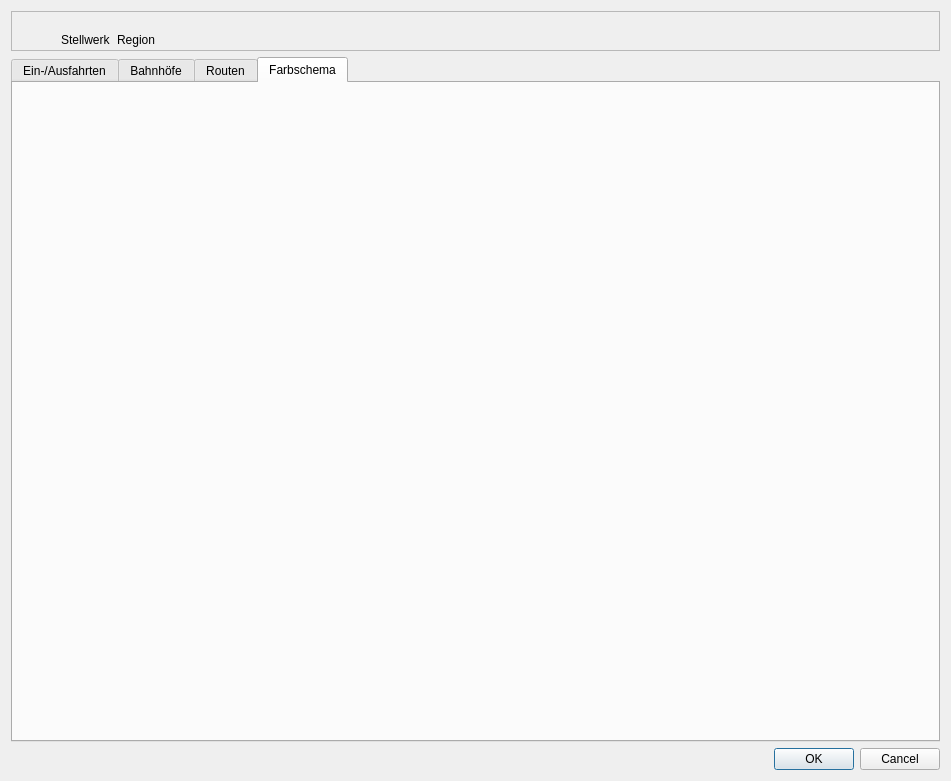
<?xml version="1.0" encoding="UTF-8"?>
<ui version="4.0">
 <class>konfig_dialog</class>
 <widget class="QDialog" name="konfig_dialog">
  <property name="geometry">
   <rect>
    <x>0</x>
    <y>0</y>
    <width>951</width>
    <height>781</height>
   </rect>
  </property>
  <property name="windowTitle">
   <string>Dialog</string>
  </property>
  <layout class="QVBoxLayout" name="verticalLayout">
   <item>
    <widget class="QFrame" name="header_frame">
     <property name="minimumSize">
      <size>
       <width>0</width>
       <height>40</height>
      </size>
     </property>
     <property name="frameShape">
      <enum>QFrame::StyledPanel</enum>
     </property>
     <property name="frameShadow">
      <enum>QFrame::Raised</enum>
     </property>
     <widget class="QWidget" name="layoutWidget">
      <property name="geometry">
       <rect>
        <x>50</x>
        <y>20</y>
        <width>106</width>
        <height>17</height>
       </rect>
      </property>
      <layout class="QHBoxLayout" name="horizontalLayout">
       <item>
        <widget class="QLabel" name="stellwerk_label">
         <property name="text">
          <string>Stellwerk</string>
         </property>
        </widget>
       </item>
       <item>
        <widget class="QLabel" name="region_label">
         <property name="text">
          <string>Region</string>
         </property>
        </widget>
       </item>
      </layout>
     </widget>
    </widget>
   </item>
   <item>
    <widget class="QTabWidget" name="tab_widget">
     <property name="currentIndex">
      <number>3</number>
     </property>
     <widget class="QWidget" name="einaus_tab">
      <attribute name="title">
       <string>Ein-/Ausfahrten</string>
      </attribute>
      <widget class="QTreeView" name="einaus_view">
       <property name="geometry">
        <rect>
         <x>20</x>
         <y>20</y>
         <width>511</width>
         <height>621</height>
        </rect>
       </property>
      </widget>
      <widget class="QPushButton" name="einaus_zusammen_button">
       <property name="geometry">
        <rect>
         <x>590</x>
         <y>30</y>
         <width>80</width>
         <height>23</height>
        </rect>
       </property>
       <property name="text">
        <string>zusammenfassen</string>
       </property>
      </widget>
      <widget class="QPushButton" name="einaus_teilen_button">
       <property name="geometry">
        <rect>
         <x>590</x>
         <y>60</y>
         <width>80</width>
         <height>23</height>
        </rect>
       </property>
       <property name="text">
        <string>aufteilen</string>
       </property>
      </widget>
      <widget class="QPushButton" name="einaus_umbenennen_button">
       <property name="geometry">
        <rect>
         <x>590</x>
         <y>90</y>
         <width>80</width>
         <height>23</height>
        </rect>
       </property>
       <property name="text">
        <string>umbenennen</string>
       </property>
      </widget>
      <widget class="QPushButton" name="einaus_rauf_button">
       <property name="geometry">
        <rect>
         <x>590</x>
         <y>120</y>
         <width>80</width>
         <height>23</height>
        </rect>
       </property>
       <property name="text">
        <string>rauf</string>
       </property>
      </widget>
      <widget class="QPushButton" name="einaus_runter_button">
       <property name="geometry">
        <rect>
         <x>590</x>
         <y>150</y>
         <width>80</width>
         <height>23</height>
        </rect>
       </property>
       <property name="text">
        <string>runter</string>
       </property>
      </widget>
     </widget>
     <widget class="QWidget" name="bahnhof_tab">
      <attribute name="title">
       <string>Bahnhöfe</string>
      </attribute>
      <widget class="QTreeView" name="bahnhof_view">
       <property name="geometry">
        <rect>
         <x>20</x>
         <y>20</y>
         <width>601</width>
         <height>611</height>
        </rect>
       </property>
      </widget>
      <widget class="QPushButton" name="bahnhof_teilen_button">
       <property name="geometry">
        <rect>
         <x>670</x>
         <y>130</y>
         <width>80</width>
         <height>23</height>
        </rect>
       </property>
       <property name="text">
        <string>aufteilen</string>
       </property>
      </widget>
      <widget class="QPushButton" name="bahnhof_zusammen_button">
       <property name="geometry">
        <rect>
         <x>670</x>
         <y>100</y>
         <width>80</width>
         <height>23</height>
        </rect>
       </property>
       <property name="text">
        <string>zusammenfassen</string>
       </property>
      </widget>
      <widget class="QPushButton" name="bahnhof_rauf_button">
       <property name="geometry">
        <rect>
         <x>670</x>
         <y>190</y>
         <width>80</width>
         <height>23</height>
        </rect>
       </property>
       <property name="text">
        <string>rauf</string>
       </property>
      </widget>
      <widget class="QPushButton" name="bahnhof_runter_button">
       <property name="geometry">
        <rect>
         <x>670</x>
         <y>220</y>
         <width>80</width>
         <height>23</height>
        </rect>
       </property>
       <property name="text">
        <string>runter</string>
       </property>
      </widget>
      <widget class="QPushButton" name="bahnhof_umbenennen_button">
       <property name="geometry">
        <rect>
         <x>670</x>
         <y>160</y>
         <width>80</width>
         <height>23</height>
        </rect>
       </property>
       <property name="text">
        <string>umbenennen</string>
       </property>
      </widget>
     </widget>
     <widget class="QWidget" name="routen_tab">
      <attribute name="title">
       <string>Routen</string>
      </attribute>
     </widget>
     <widget class="QWidget" name="farbschema_tab">
      <attribute name="title">
       <string>Farbschema</string>
      </attribute>
     </widget>
    </widget>
   </item>
   <item>
    <widget class="QDialogButtonBox" name="dialog_button_box">
     <property name="orientation">
      <enum>Qt::Horizontal</enum>
     </property>
     <property name="standardButtons">
      <set>QDialogButtonBox::Cancel|QDialogButtonBox::Ok</set>
     </property>
    </widget>
   </item>
  </layout>
 </widget>
 <resources/>
 <connections>
  <connection>
   <sender>dialog_button_box</sender>
   <signal>accepted()</signal>
   <receiver>konfig_dialog</receiver>
   <slot>accept()</slot>
   <hints>
    <hint type="sourcelabel">
     <x>248</x>
     <y>254</y>
    </hint>
    <hint type="destinationlabel">
     <x>157</x>
     <y>274</y>
    </hint>
   </hints>
  </connection>
  <connection>
   <sender>dialog_button_box</sender>
   <signal>rejected()</signal>
   <receiver>konfig_dialog</receiver>
   <slot>reject()</slot>
   <hints>
    <hint type="sourcelabel">
     <x>316</x>
     <y>260</y>
    </hint>
    <hint type="destinationlabel">
     <x>286</x>
     <y>274</y>
    </hint>
   </hints>
  </connection>
 </connections>
</ui>
